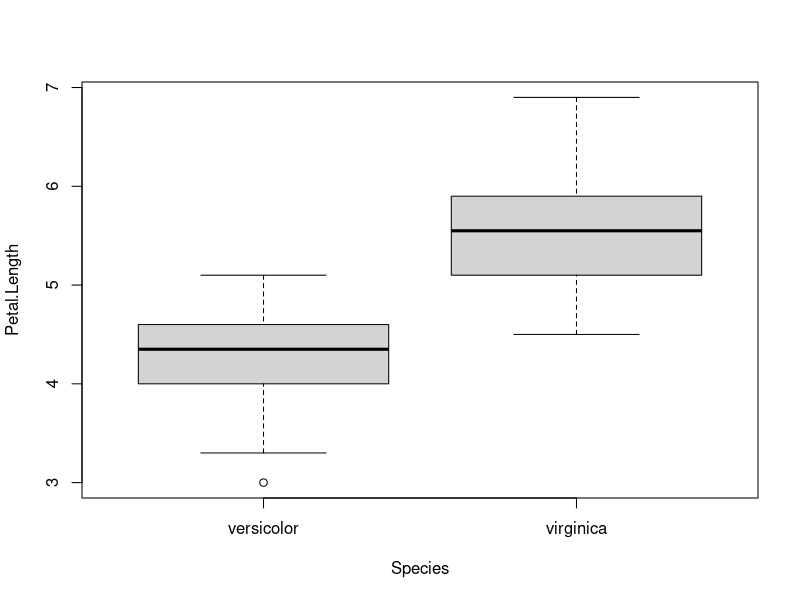

Reproduce this figure in R.
## ---- chunk 1
data(iris)
irisvv <- subset(iris, subset = iris$Species != "setosa")
irisvv$Species <- factor(irisvv$Species)
boxplot(Petal.Length ~ Species, data = irisvv)
## ---- chunk 2
irisvv$shortpetal <- ifelse(irisvv$Petal.Length < 5, 1, 0)
irisvv$shortpetal <- factor(irisvv$shortpetal, levels = 1:0, labels = c("<5 cm", ">5 cm"))
table(irisvv$shortpetal)
## ---- chunk 3
Table <- with(irisvv, table(shortpetal, Species))
Table
